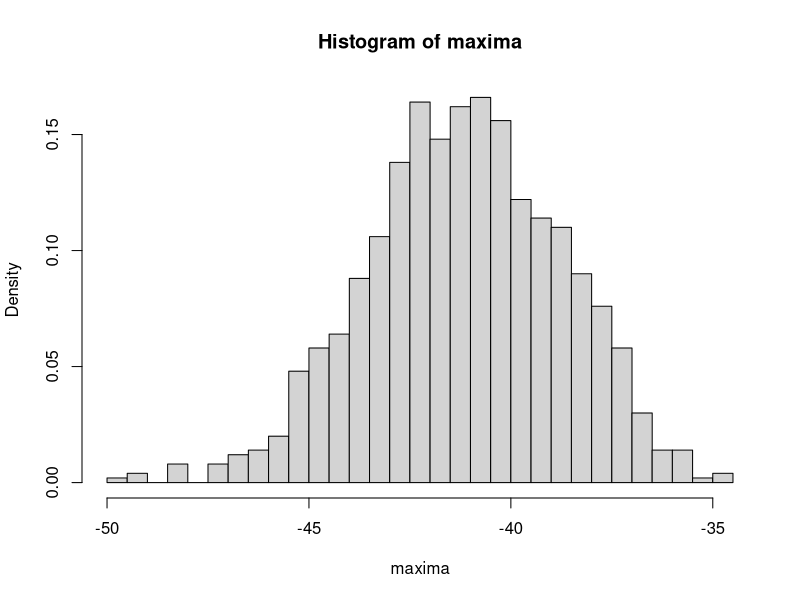

Write R code to recreate this figure.
og_sample = c(7, 4, 2, 4, 3, 2, 5, 10, 7, 7, 3, 5, 5, 5, 4, 3, 7, 3, 6, 4)

lambda = seq(0, 15, length.out=1000)
L_alpha <- function(lambda) {
  result = numeric()
  for (l in lambda)
    result = append(result, prod(dpois(sample,lambda=l)))
  return(result)
}
l_alpha <- function(lambda) {
  return(log(L_alpha(lambda)))
}

maxima = numeric()

n_it = 1000
for (i in 1:n_it) {
  sample = sample(og_sample, 20, replace=TRUE)
  maxima = append(maxima, optimize(l_alpha, c(0,15), maximum=TRUE)$objective)
}

hist(maxima,freq=FALSE,breaks=50)